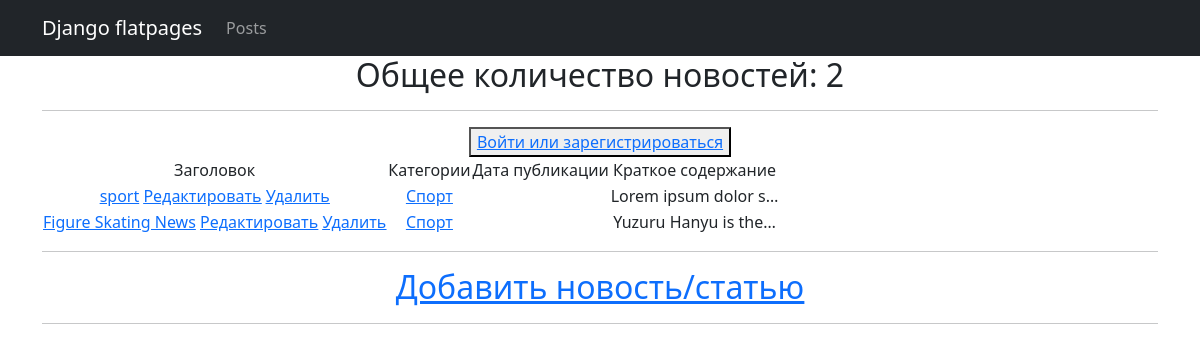
Page /posts/categories/1/ on the earlier database version.
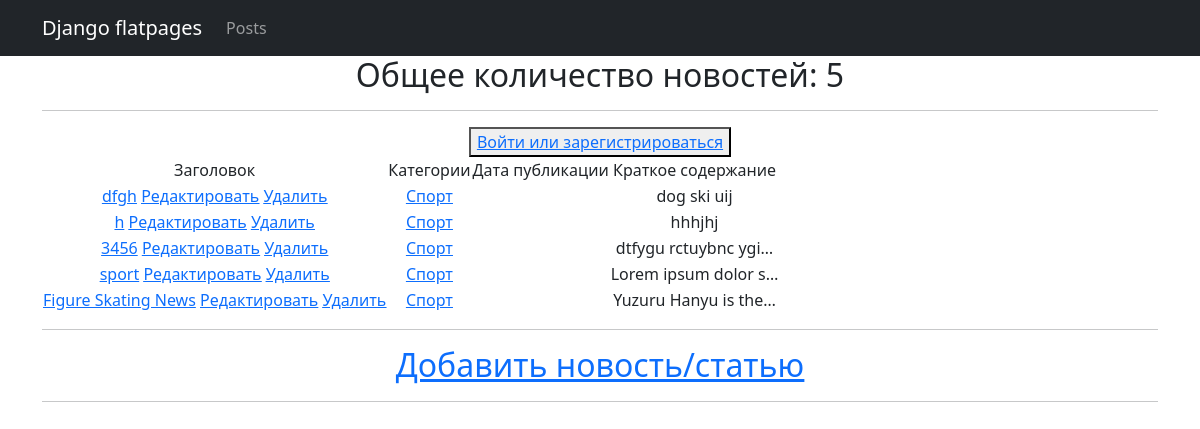
Same page on the later database version.
### news/models.py (models this page shows, shortened)
class Post(models.Model):
    article = 'A'
    news = 'N'
    POSITIONS = [
        (article, 'Статья'),
        (news, 'Новость')
    ]
    author = models.ForeignKey(Author, on_delete = models.CASCADE)
    type = models.CharField(max_length=1, choices=POSITIONS, default=news)
    date_in = models.DateTimeField(auto_now_add=True)
    category = models.ManyToManyField(Category, through='PostCategory')
    title = models.CharField(max_length=255)
    text = models.TextField()
    rating = models.IntegerField(default=0)

class Category(models.Model):
    name = models.CharField(max_length=50, unique=True)
    subscribers = models.ManyToManyField(User, blank=True, related_name='categories')
    def __str__(self):
        return self.name

### news/views.py (the view)
# urls.py: path('categories/<int:pk>/', CategoryListView.as_view(), name='category_list'),
class CategoryListView(PostsList):
    model = Post
    template_name = 'category_list.html'
    context_object_name = 'category_news_list'
    def get_queryset(self, **kwargs):
        queryset = super().get_queryset(**kwargs)
        self.category = get_object_or_404(Category, id=self.kwargs['pk'])
        queryset = queryset.filter(category=self.category).order_by('-date_in')
        return queryset
    def get_context_data(self, **kwargs):
        context = super().get_context_data(**kwargs)
        context['is_not_subscriber'] = self.request.user not in self.category.subscribers.all()
        context['category'] = self.category
        return context

### news/templatetags/post_filters.py (called while the page is built)
@register.filter()
def censor(word):
    for i in BAD_WORDS:
        word = word.replace(i[1:], '*' * (len(i[1:]) - 1) + i[-1])
    return word

### news/views.py (called while the page is built)
    def get_context_data(self, **kwargs):
        context = super().get_context_data(**kwargs)
        context['-time_now'] = datetime.utcnow()
        context['filterset'] = self.filterset
        return context

    def get_queryset(self, **kwargs):
        queryset = super().get_queryset()
        self.filterset = PostFilter(self.request.GET, queryset)
        return self.filterset.qs

### templates/category_list.html (shortened to what this page needs)
{% extends 'flatpages/default.html' %}
{% load post_filters %}
{% load post_tags %}
{% block content %}
<h2>Общее количество новостей: {{ category_news_list|length }}</h2>
<hr>
{% if request.user.username %}
    <h2>{{ request.user.username }}</h2>
    <button><a href="{% url 'profile' %}">В личный кабинет</a></button>
    {% if is_not_subscriber %}
        <button><a href="{% url 'subscribe' category.id %}">Подписаться</a> </button>
    {% endif %}
{% else %}
    <button><a href="{% url 'profile' %}">Войти или зарегистрироваться</a></button>
{% endif %}
<table>
    <thead>
        <td> Заголовок </td>
        <td> Категории </td>
        <td> Дата публикации </td>
        <td> Краткое содержание </td>
    </thead>
    {% for post in category_news_list %}
        <tr>
            <td>
                <a href="{% url 'post_detail' post.id %}">{{ post.title|censor }}</a>
                <a href="{% url 'post_edit' post.id %}"><u>Редактировать</u></a>
                <a href="{% url 'post_delete' post.id %}"><u>Удалить</u></a>
            </td>
            <td>
                {% for category in post.category.all %}
                    <a href="{% url 'category_list' category.id %}">{{ category }}</a>
                {% endfor %}
            </td>
            <td>{{ post.date|date:'d M Y' }}</td>
            <td>{{ post.text|truncatechars:20|censor }}</td>
        </tr>
    {% endfor %}
</table>
<hr>
<a href="{% url 'post_create' %}"><h2>Добавить новость/статью</h2></a>
<hr>
{% endblock content %}

Differences in the rows shown:
added Post: title|censor "dfgh", text|censor "dog ski uij", Category (name "Спорт")
added Post: title|censor "h", text|censor "hhhjhj", Category (name "Спорт")
added Post: title|censor "3456", text|censor "dtfygu rctuybnc ygi…", Category (name "Спорт")
Other differences:
{{ category_news_list|length }}: "2" → "5"
